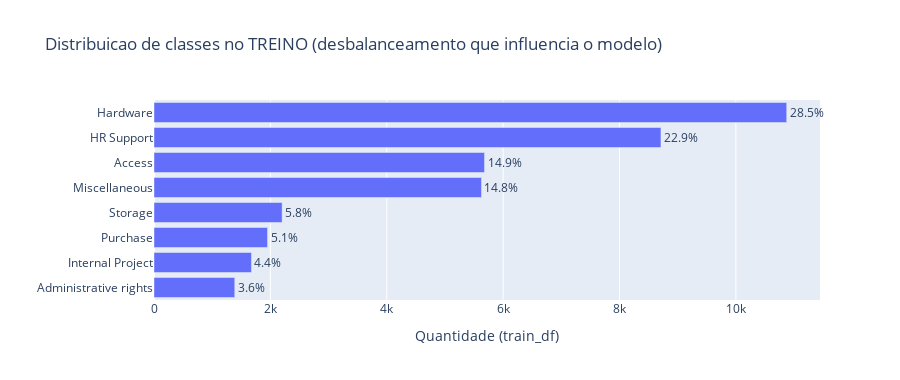
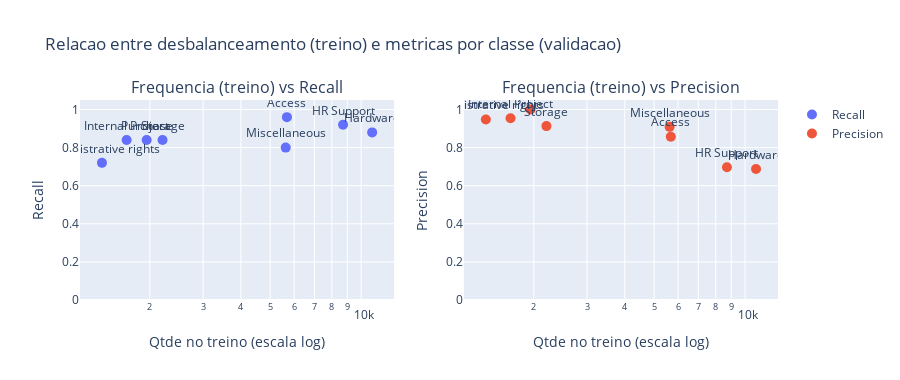
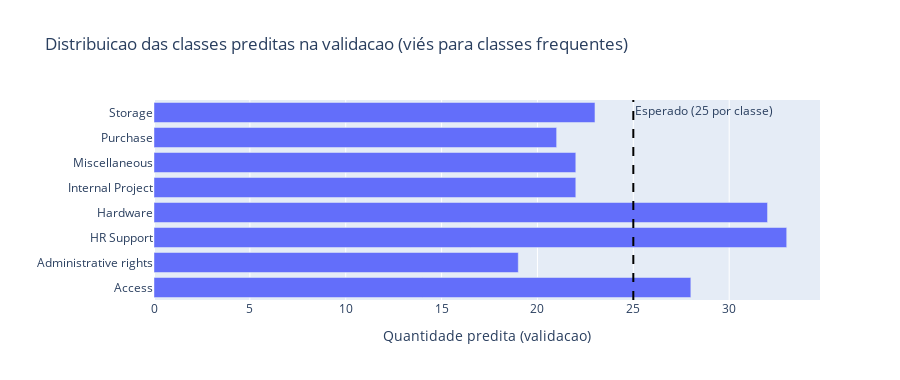
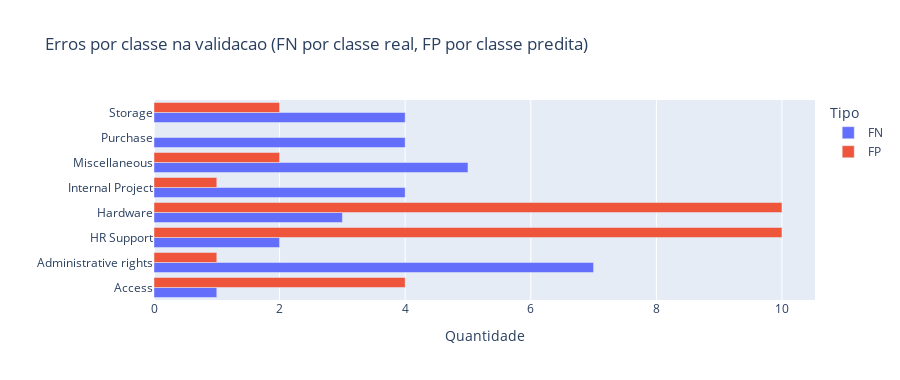

The cell these charts' notebook holds for them, in order:
### Markdown cell above
### Desbalanceamento do Dataset vs Erros de Classificação

No `notebooks/analysis.ipynb`, observamos que o `dataset.csv` é **fortemente desbalanceado** (ex.: *Hardware* e *HR Support* somam > 50% dos tickets).

Mesmo avaliando em um conjunto de **validação balanceado** (25 por classe), o classificador é **treinado** com o conjunto **desbalanceado** — o que pode induzir:

- **Viés de predição**: mais tickets sendo classificados nas classes mais frequentes do treino.
- **Assinatura clássica de desbalanceamento**:
  - classes frequentes tendem a ter **recall maior** (mais fáceis de “capturar”),
  - mas também podem atrair **mais falsos positivos** (precision menor),
  - enquanto classes raras sofrem com **falsos negativos** (recall menor).

Os gráficos abaixo quantificam essa relação usando apenas variáveis já calculadas neste notebook:
- **frequência por classe** em `train_df` (distribuição que influencia o treino)
- **erros e métricas** em `results`, `y_true`, `y_pred` e `metrics`

### Code cell
import numpy as np
import pandas as pd
import plotly.express as px
import plotly.graph_objects as go
from plotly.subplots import make_subplots

# Usa apenas variaveis ja existentes no notebook:
# - df / train_df / validation_df
# - results, y_true, y_pred, metrics, classes
classes_out = classes

# Frequencia no dataset completo e no conjunto de treino (o que o modelo realmente ve)
dataset_counts_full = (
    df["Topic_group"]
    .value_counts()
    .reindex(classes_out)
    .rename_axis("Classe")
    .reset_index(name="Qtde")
)

dataset_counts_full["%"] = dataset_counts_full["Qtde"] / dataset_counts_full["Qtde"].sum()

train_counts = (
    train_df["Topic_group"]
    .value_counts()
    .reindex(classes_out)
    .rename_axis("Classe")
    .reset_index(name="Qtde_treino")
)

train_counts["%_treino"] = train_counts["Qtde_treino"] / train_counts["Qtde_treino"].sum()

dataset_counts = dataset_counts_full.merge(train_counts, on="Classe", how="left")

per_class_df = (
    pd.DataFrame.from_dict(metrics["per_class"], orient="index")
    .reset_index()
    .rename(columns={"index": "Classe"})
    .merge(dataset_counts[["Classe", "Qtde_treino", "%_treino"]], on="Classe", how="left")
)

cls_df = pd.DataFrame(results)
errors_df = cls_df[cls_df["true_class"] != cls_df["predicted_class"]]

pred_counts = pd.Series(y_pred).value_counts().reindex(classes_out, fill_value=0)
expected_per_class = int(len(validation_df) / len(classes_out))

err_by_true = errors_df["true_class"].value_counts().reindex(classes_out, fill_value=0)
err_by_pred = errors_df["predicted_class"].value_counts().reindex(classes_out, fill_value=0)

tp = (cls_df["true_class"] == cls_df["predicted_class"]).groupby(cls_df["true_class"]).sum().reindex(classes_out, fill_value=0)
fn = err_by_true
fp = err_by_pred

err_table = pd.DataFrame({
    "Classe": classes_out,
    "Qtde_treino": dataset_counts.set_index("Classe")["Qtde_treino"].reindex(classes_out).values,
    "TP": tp.values,
    "FN": fn.values,
    "FP": fp.values,
})

err_table = err_table.merge(per_class_df[["Classe", "precision", "recall", "f1"]], on="Classe", how="left")

print("Dataset (frequencia no TREINO; top/bottom):")
print(dataset_counts.sort_values("Qtde_treino", ascending=False).head(3)[["Classe", "Qtde_treino", "%_treino"]].to_string(index=False))
print(dataset_counts.sort_values("Qtde_treino", ascending=True).head(3)[["Classe", "Qtde_treino", "%_treino"]].to_string(index=False))

print("\nVies na validacao (predito vs esperado=25 por classe):")
print(pd.DataFrame({"Preditos": pred_counts, "Delta": pred_counts - expected_per_class}).to_string())

print("\nErros por classe (validacao):")
print(err_table[["Classe", "Qtde_treino", "precision", "recall", "TP", "FN", "FP"]].sort_values("Qtde_treino").to_string(index=False))

# --- Grafico 1: distribuicao no treino (desbalanceamento relevante)
fig1 = px.bar(
    dataset_counts.sort_values("Qtde_treino", ascending=True),
    x="Qtde_treino",
    y="Classe",
    orientation="h",
    text=dataset_counts.sort_values("Qtde_treino", ascending=True)["%_treino"].map(lambda x: f"{x:.1%}"),
    title="Distribuicao de classes no TREINO (desbalanceamento que influencia o modelo)",
)
fig1.update_traces(textposition="outside", cliponaxis=False)
fig1.update_layout(height=380, xaxis_title="Quantidade (train_df)", yaxis_title="")
fig1.show()

# --- Grafico 2: frequencia (treino) vs (precision/recall) na validacao
fig2 = make_subplots(rows=1, cols=2, subplot_titles=("Frequencia (treino) vs Recall", "Frequencia (treino) vs Precision"))

fig2.add_trace(
    go.Scatter(
        x=per_class_df["Qtde_treino"],
        y=per_class_df["recall"],
        mode="markers+text",
        text=per_class_df["Classe"],
        textposition="top center",
        marker=dict(size=10),
        name="Recall",
    ),
    row=1,
    col=1,
)
fig2.add_trace(
    go.Scatter(
        x=per_class_df["Qtde_treino"],
        y=per_class_df["precision"],
        mode="markers+text",
        text=per_class_df["Classe"],
        textposition="top center",
        marker=dict(size=10),
        name="Precision",
    ),
    row=1,
    col=2,
)
fig2.update_xaxes(type="log", title_text="Qtde no treino (escala log)", row=1, col=1)
fig2.update_xaxes(type="log", title_text="Qtde no treino (escala log)", row=1, col=2)
fig2.update_yaxes(range=[0, 1.05], title_text="Recall", row=1, col=1)
fig2.update_yaxes(range=[0, 1.05], title_text="Precision", row=1, col=2)
fig2.update_layout(height=380, title_text="Relacao entre desbalanceamento (treino) e metricas por classe (validacao)")
fig2.show()

# --- Grafico 3: vies de predicao na validacao (predito vs esperado)
pred_dist = pred_counts.rename_axis("Classe").reset_index(name="Preditos")
fig3 = px.bar(
    pred_dist,
    x="Preditos",
    y="Classe",
    orientation="h",
    title="Distribuicao das classes preditas na validacao (viés para classes frequentes)",
)
fig3.add_vline(
    x=expected_per_class,
    line_dash="dash",
    line_color="black",
    annotation_text=f"Esperado ({expected_per_class} por classe)",
    annotation_position="top right",
)
fig3.update_layout(height=380, xaxis_title="Quantidade predita (validacao)", yaxis_title="")
fig3.show()

# --- Grafico 4: FN/FP por classe (visao direta dos erros)
err_plot = err_table[["Classe", "FN", "FP"]].melt(id_vars=["Classe"], var_name="Tipo", value_name="Qtde")
fig4 = px.bar(
    err_plot,
    x="Qtde",
    y="Classe",
    color="Tipo",
    barmode="group",
    orientation="h",
    title="Erros por classe na validacao (FN por classe real, FP por classe predita)",
)
fig4.update_layout(height=380, xaxis_title="Quantidade", yaxis_title="")
fig4.show()

# Correlacao simples (indicativa; apenas 8 classes)
per_class_df["log10_qtde_treino"] = np.log10(per_class_df["Qtde_treino"].replace(0, np.nan))
print("\nCorrelacoes (indicativas; n=8 classes):")
print("corr(log10(freq_treino), recall)=", round(per_class_df[["log10_qtde_treino", "recall"]].corr().iloc[0, 1], 3))
print("corr(log10(freq_treino), precision)=", round(per_class_df[["log10_qtde_treino", "precision"]].corr().iloc[0, 1], 3))

### Figure 1 — Plotly figure (JSON) as saved in the notebook; plotly's stock layout.template omitted (floating-point values rounded to 4 significant figures)
{"data": [{"cliponaxis": false, "hovertemplate": "Qtde_treino=%{x}<br>Classe=%{y}<br>text=%{text}<extra></extra>", "legendgroup": "", "marker": {"color": "#636efa", "pattern": {"shape": ""}}, "name": "", "orientation": "h", "showlegend": false, "text": ["3.6%", "4.4%", "5.1%", "5.8%", "14.8%", "14.9%", "22.9%", "28.5%"], "textposition": "outside", "type": "bar", "x": [1388, 1675, 1951, 2202, 5628, 5680, 8712, 10873], "xaxis": "x", "y": ["Administrative rights", "Internal Project", "Purchase", "Storage", "Miscellaneous", "Access", "HR Support", "Hardware"], "yaxis": "y"}], "layout": {"barmode": "relative", "height": 380, "legend": {"tracegroupgap": 0}, "title": {"text": "Distribuicao de classes no TREINO (desbalanceamento que influencia o modelo)"}, "xaxis": {"anchor": "y", "domain": [0, 1], "title": {"text": "Quantidade (train_df)"}}, "yaxis": {"anchor": "x", "domain": [0, 1], "title": {"text": ""}}}}

### Figure 2 — Plotly figure (JSON) as saved in the notebook; plotly's stock layout.template omitted (floating-point values rounded to 4 significant figures)
{"data": [{"marker": {"size": 10}, "mode": "markers+text", "name": "Recall", "text": ["Access", "Administrative rights", "HR Support", "Hardware", "Internal Project", "Miscellaneous", "Purchase", "Storage"], "textposition": "top center", "type": "scatter", "x": [5680, 1388, 8712, 10873, 1675, 5628, 1951, 2202], "xaxis": "x", "y": [0.96, 0.72, 0.92, 0.88, 0.84, 0.8, 0.84, 0.84], "yaxis": "y"}, {"marker": {"size": 10}, "mode": "markers+text", "name": "Precision", "text": ["Access", "Administrative rights", "HR Support", "Hardware", "Internal Project", "Miscellaneous", "Purchase", "Storage"], "textposition": "top center", "type": "scatter", "x": [5680, 1388, 8712, 10873, 1675, 5628, 1951, 2202], "xaxis": "x2", "y": [0.8571, 0.9474, 0.697, 0.6875, 0.9545, 0.9091, 1.0, 0.913], "yaxis": "y2"}], "layout": {"annotations": [{"font": {"size": 16}, "showarrow": false, "text": "Frequencia (treino) vs Recall", "x": 0.225, "xanchor": "center", "xref": "paper", "y": 1, "yanchor": "bottom", "yref": "paper"}, {"font": {"size": 16}, "showarrow": false, "text": "Frequencia (treino) vs Precision", "x": 0.775, "xanchor": "center", "xref": "paper", "y": 1, "yanchor": "bottom", "yref": "paper"}], "height": 380, "title": {"text": "Relacao entre desbalanceamento (treino) e metricas por classe (validacao)"}, "xaxis": {"anchor": "y", "domain": [0, 0.45], "title": {"text": "Qtde no treino (escala log)"}, "type": "log"}, "xaxis2": {"anchor": "y2", "domain": [0.55, 1], "title": {"text": "Qtde no treino (escala log)"}, "type": "log"}, "yaxis": {"anchor": "x", "domain": [0, 1], "range": [0, 1.05], "title": {"text": "Recall"}}, "yaxis2": {"anchor": "x2", "domain": [0, 1], "range": [0, 1.05], "title": {"text": "Precision"}}}}

### Figure 3 — Plotly figure (JSON) as saved in the notebook; plotly's stock layout.template omitted (floating-point values rounded to 4 significant figures)
{"data": [{"hovertemplate": "Preditos=%{x}<br>Classe=%{y}<extra></extra>", "legendgroup": "", "marker": {"color": "#636efa", "pattern": {"shape": ""}}, "name": "", "orientation": "h", "showlegend": false, "textposition": "auto", "type": "bar", "x": [28, 19, 33, 32, 22, 22, 21, 23], "xaxis": "x", "y": ["Access", "Administrative rights", "HR Support", "Hardware", "Internal Project", "Miscellaneous", "Purchase", "Storage"], "yaxis": "y"}], "layout": {"annotations": [{"showarrow": false, "text": "Esperado (25 por classe)", "x": 25, "xanchor": "left", "xref": "x", "y": 1, "yanchor": "top", "yref": "y domain"}], "barmode": "relative", "height": 380, "legend": {"tracegroupgap": 0}, "shapes": [{"line": {"color": "black", "dash": "dash"}, "type": "line", "x0": 25, "x1": 25, "xref": "x", "y0": 0, "y1": 1, "yref": "y domain"}], "title": {"text": "Distribuicao das classes preditas na validacao (viés para classes frequentes)"}, "xaxis": {"anchor": "y", "domain": [0, 1], "title": {"text": "Quantidade predita (validacao)"}}, "yaxis": {"anchor": "x", "domain": [0, 1], "title": {"text": ""}}}}

### Figure 4 — Plotly figure (JSON) as saved in the notebook; plotly's stock layout.template omitted (floating-point values rounded to 4 significant figures)
{"data": [{"alignmentgroup": "True", "hovertemplate": "Tipo=FN<br>Qtde=%{x}<br>Classe=%{y}<extra></extra>", "legendgroup": "FN", "marker": {"color": "#636efa", "pattern": {"shape": ""}}, "name": "FN", "offsetgroup": "FN", "orientation": "h", "showlegend": true, "textposition": "auto", "type": "bar", "x": [1, 7, 2, 3, 4, 5, 4, 4], "xaxis": "x", "y": ["Access", "Administrative rights", "HR Support", "Hardware", "Internal Project", "Miscellaneous", "Purchase", "Storage"], "yaxis": "y"}, {"alignmentgroup": "True", "hovertemplate": "Tipo=FP<br>Qtde=%{x}<br>Classe=%{y}<extra></extra>", "legendgroup": "FP", "marker": {"color": "#EF553B", "pattern": {"shape": ""}}, "name": "FP", "offsetgroup": "FP", "orientation": "h", "showlegend": true, "textposition": "auto", "type": "bar", "x": [4, 1, 10, 10, 1, 2, 0, 2], "xaxis": "x", "y": ["Access", "Administrative rights", "HR Support", "Hardware", "Internal Project", "Miscellaneous", "Purchase", "Storage"], "yaxis": "y"}], "layout": {"barmode": "group", "height": 380, "legend": {"title": {"text": "Tipo"}, "tracegroupgap": 0}, "title": {"text": "Erros por classe na validacao (FN por classe real, FP por classe predita)"}, "xaxis": {"anchor": "y", "domain": [0, 1], "title": {"text": "Quantidade"}}, "yaxis": {"anchor": "x", "domain": [0, 1], "title": {"text": ""}}}}
